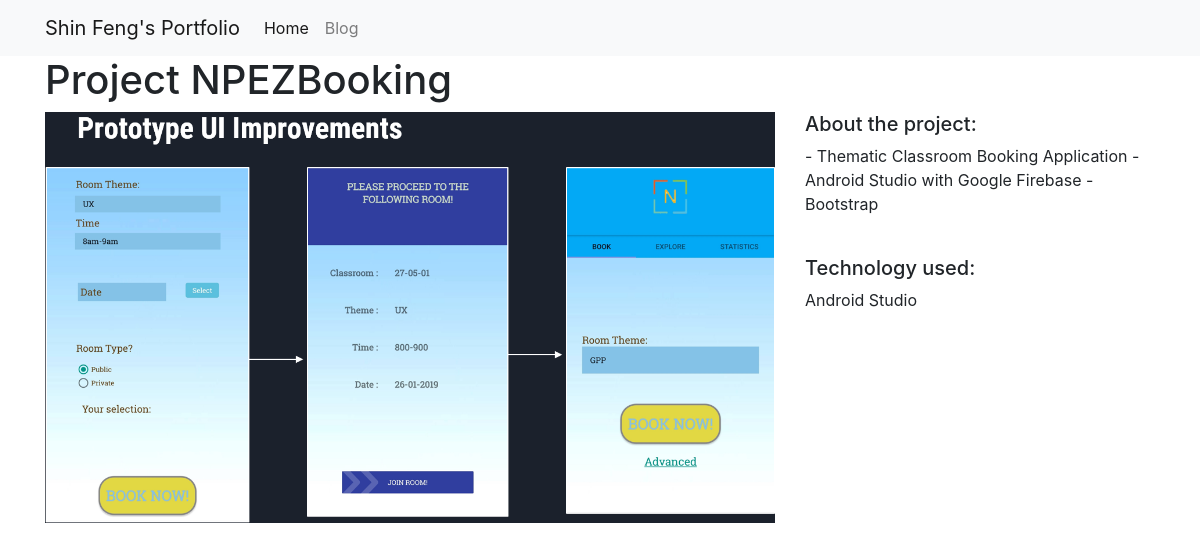
Page /projects/6/ on the earlier database version.
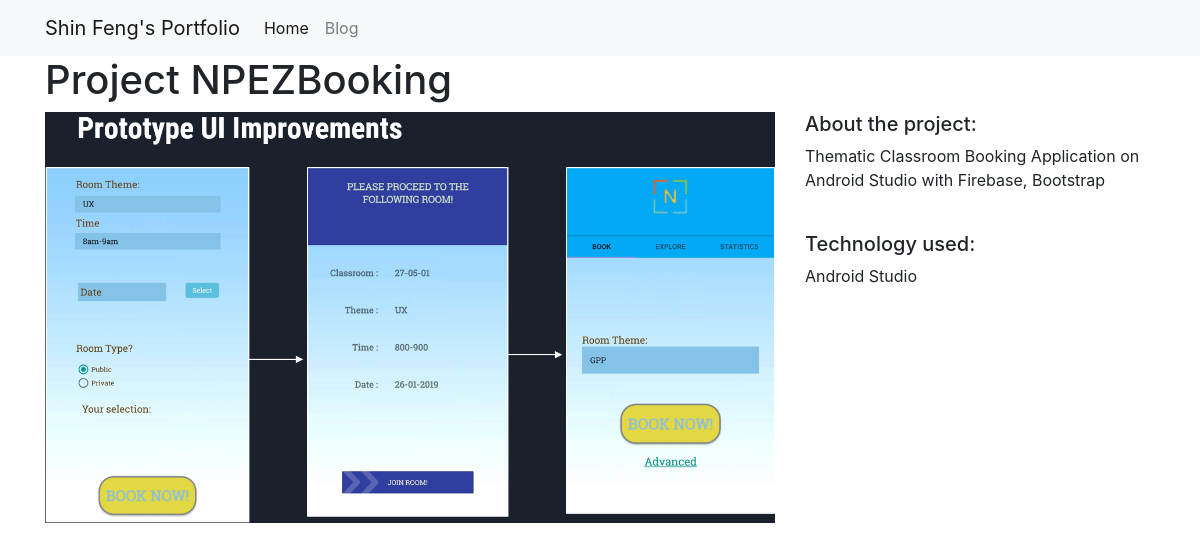
Same page on the later database version.
### projects/models.py (models this page shows)
class Project(models.Model):
    title = models.CharField(max_length=150)
    description = models.TextField()
    technology = models.CharField(max_length=20)
    image = models.FilePathField(path="projects/static/img/")

### projects/views.py (the view)
# urls.py: path("<int:pk>/", views.project_detail, name="project_detail"),
def project_detail(request, pk):
    project = Project.objects.get(pk=pk)
    context = {
        'project': project
    }
    return render(request, 'project_detail.html', context)

### projects/templates/project_detail.html
{% extends "base.html" %}
{% load static %}
{% block page_content %}
<h1>{{ project.title }}</h1>
<div class="row">
    <div class="col-md-8">
        <img src="{% static project.image %}" alt="" width="100%">
    </div>
    <div class="col-md-4">
        <h5>About the project:</h5>
        <p>{{ project.description }}</p>
        <br>
        <h5>Technology used:</h5>
        <p>{{ project.technology }}</p>
    </div>
</div>
{% endblock %}

### personal_portfolio/templates/base.html (shortened to what this page needs)
<link rel="stylesheet" href="https://stackpath.bootstrapcdn.com/bootstrap/4.1.3/css/bootstrap.min.css">
<nav class="navbar navbar-expand-lg navbar-light bg-light">
    <div class="container">
        <a class="navbar-brand" href="{% url 'project_index' %}">Shin Feng's Portfolio</a>
        <div class="collapse navbar-collapse" id="navbarSupportedContent">
          <ul class="navbar-nav mr-auto">
            <li class="nav-item active">
              <a class="nav-link" href="{% url 'project_index' %}">Home</a>
            </li>
            <li class="nav-item">
              <a class="nav-link" href="{% url 'blog_index' %}">Blog</a>
            </li>
          </ul>
        </div>
    </div>
</nav>
<div class="container">
    {% block page_content %}{% endblock %}
</div>

Differences in the rows shown:
changed Project "Project NPEZBooking": description "- Thematic Classroom Booking Application - Android Studio with Google Firebase - Bootstrap" → "Thematic Classroom Booking Application on Android Studio with Firebase, Bootstrap"
